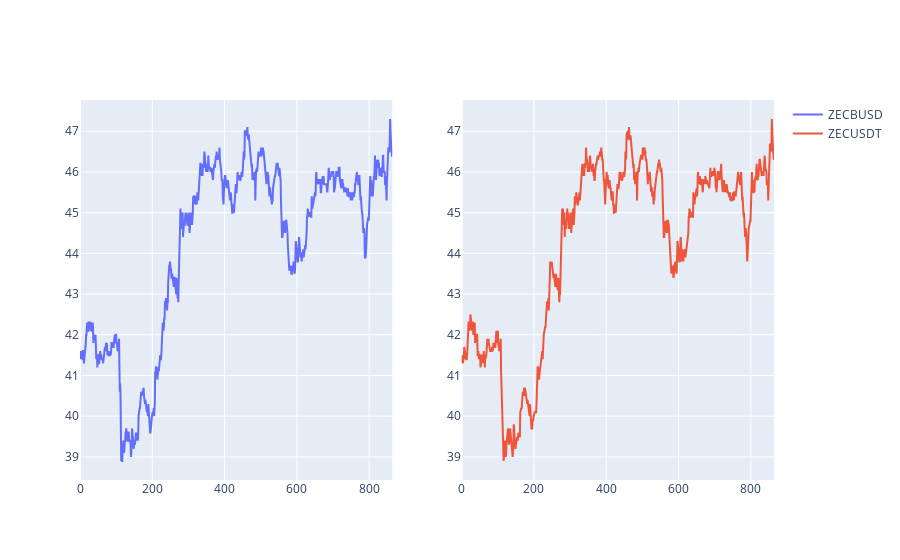

The cell this chart's notebook holds for it:
### Code cell
fig = subplots.make_subplots(rows=1, cols=2)
for symbol_i in range(example_pair.__len__()):
    fig.add_trace(
        go.Line(x=grouped_df.index, y=grouped_df[example_pair[symbol_i]], name=example_pair[symbol_i]),
        row=1, col=(symbol_i + 1)
    )
fig.show()

### Figure 1 — Plotly figure (JSON) as saved in the notebook; plotly's stock layout.template omitted (floating-point values rounded to 4 significant figures; data arrays with more than 128 entries replaced by an {"elided": "..."} marker saying what was removed)
{"data": [{"name": "ZECBUSD", "type": "scatter", "x": {"elided": "865 int values"}, "xaxis": "x", "y": {"elided": "865 float values"}, "yaxis": "y"}, {"name": "ZECUSDT", "type": "scatter", "x": {"elided": "865 int values"}, "xaxis": "x2", "y": {"elided": "865 float values"}, "yaxis": "y2"}], "layout": {"xaxis": {"anchor": "y", "domain": [0, 0.45]}, "xaxis2": {"anchor": "y2", "domain": [0.55, 1]}, "yaxis": {"anchor": "x", "domain": [0, 1]}, "yaxis2": {"anchor": "x2", "domain": [0, 1]}}}
